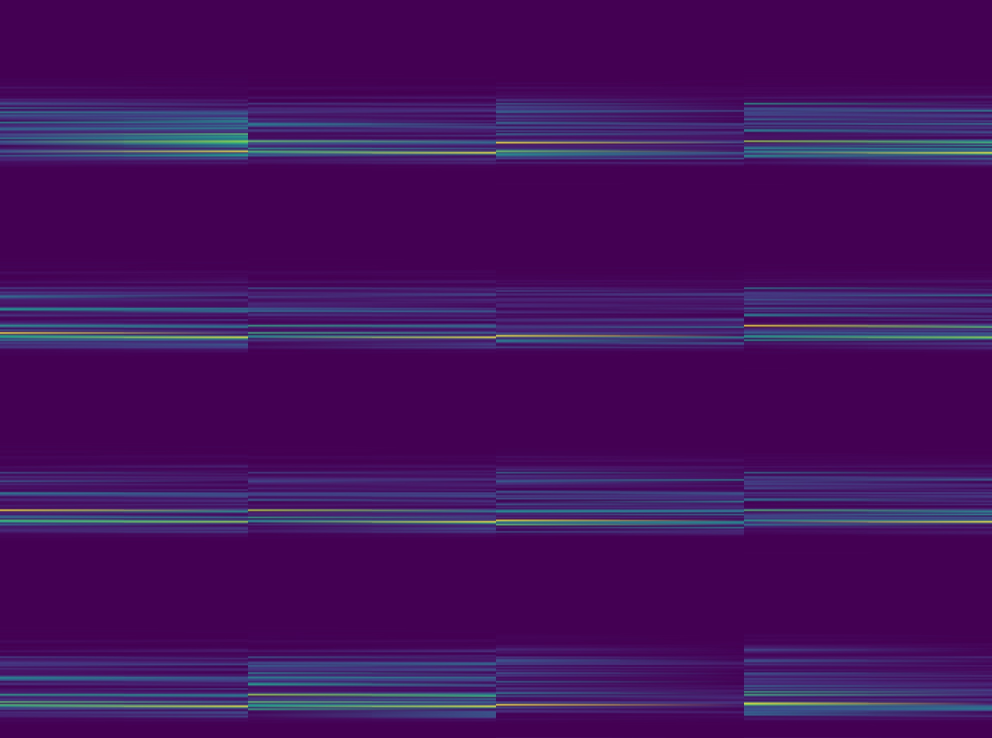
#> input picture example.jpg, 1984 x 1476 px (shown at 1/2 size)
$ python processImage.py
#> lines starting #> are read from the running program, lines starting #| are printed output that depends on the picture
import cv2
import numpy as np

TAMANO_IMG = 50

img = cv2.imread('example.jpg', 1)
#> img is the input picture: shape (1476, 1984, 3); mean B, G, R 93.8, 17, 68

img = cv2.resize(img, (TAMANO_IMG, TAMANO_IMG))
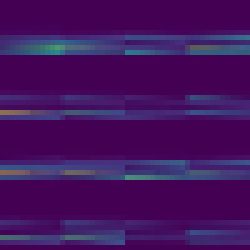
#> img: shape (50, 50, 3) (shown 5 times larger); mean B, G, R 94.6, 18.3, 67.7

# converting to LAB color space
lab = cv2.cvtColor(img, cv2.COLOR_BGR2LAB)
#> lab: shape (50, 50, 3); mean of channels 0, 1, 2 48.9, 162.7, 95.4
l_channel, a, b = cv2.split(lab)
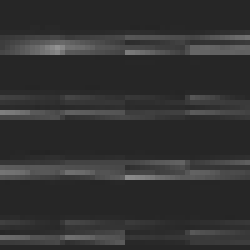
#> l_channel: shape (50, 50) (shown 5 times larger); min 36, max 146, mean 48.9
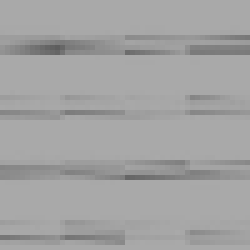
#> a: shape (50, 50) (shown 5 times larger); min 94, max 169, mean 162.7
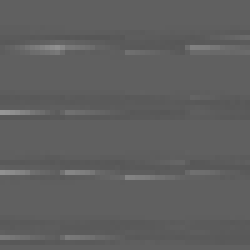
#> b: shape (50, 50) (shown 5 times larger); min 87, max 150, mean 95.4

# Applying CLAHE to L-channel
# feel free to try different values for the limit and grid size:
clahe = cv2.createCLAHE(clipLimit=2.0, tileGridSize=(8, 8))
cl = clahe.apply(l_channel)
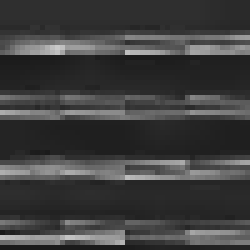
#> cl: shape (50, 50) (shown 5 times larger); min 26, max 201, mean 61.7

# merge the CLAHE enhanced L-channel with the a and b channel
limg = cv2.merge((cl, a, b))
#> limg: shape (50, 50, 3); mean of channels 0, 1, 2 61.7, 162.7, 95.4

# Converting image from LAB Color model to BGR color space
enhanced_img = cv2.cvtColor(limg, cv2.COLOR_LAB2BGR)
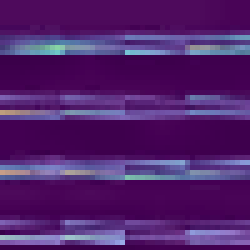
#> enhanced_img: shape (50, 50, 3) (shown 5 times larger); mean B, G, R 107.9, 32.2, 81.2
enhanced_img = cv2.cvtColor(enhanced_img, cv2.COLOR_BGR2GRAY)
#> enhanced_img: shape (50, 50)
img = cv2.cvtColor(img, cv2.COLOR_BGR2GRAY)
#> img: shape (50, 50)

# Stacking the original image with the enhanced image
result = np.hstack((img, enhanced_img))
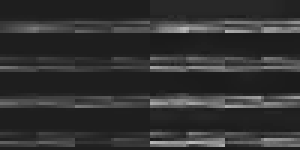
#> result: shape (50, 100) (shown 3 times larger); min 25, max 186, mean 48.7
cv2.imshow('Result', result)
cv2.waitKey(0)
